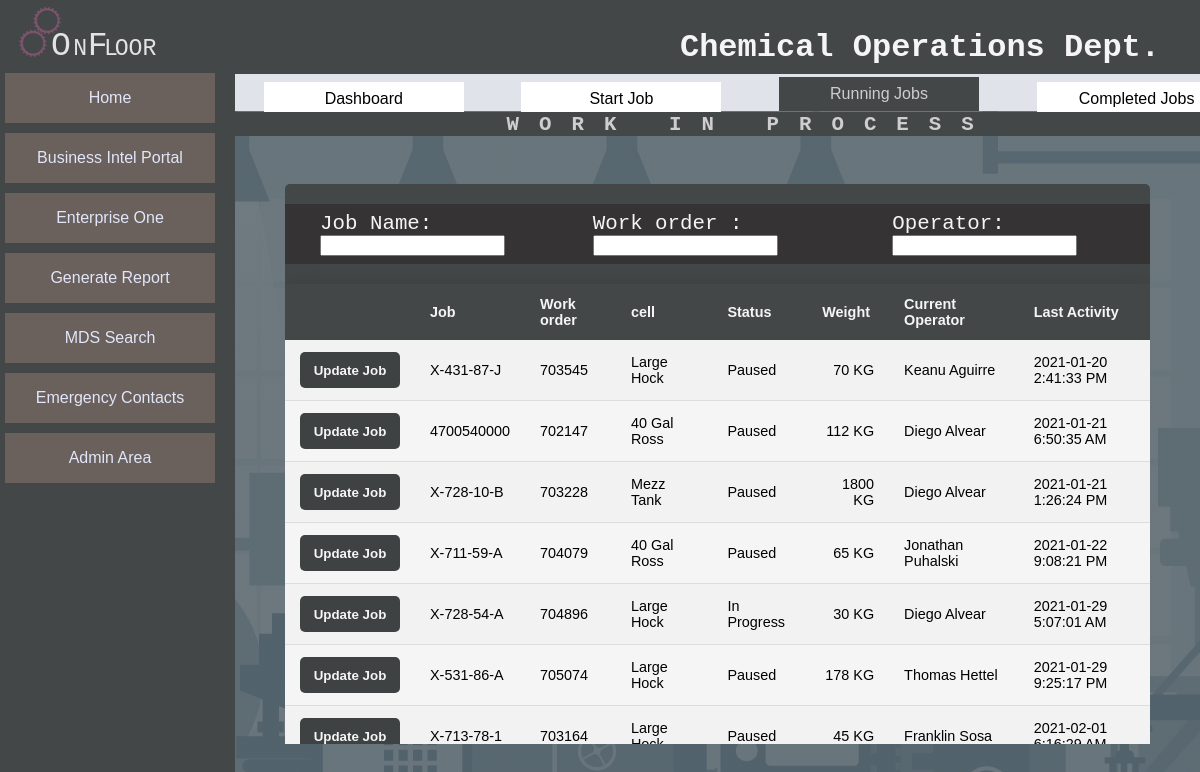
/runningjobs/, run on an earlier commit of the app's database.
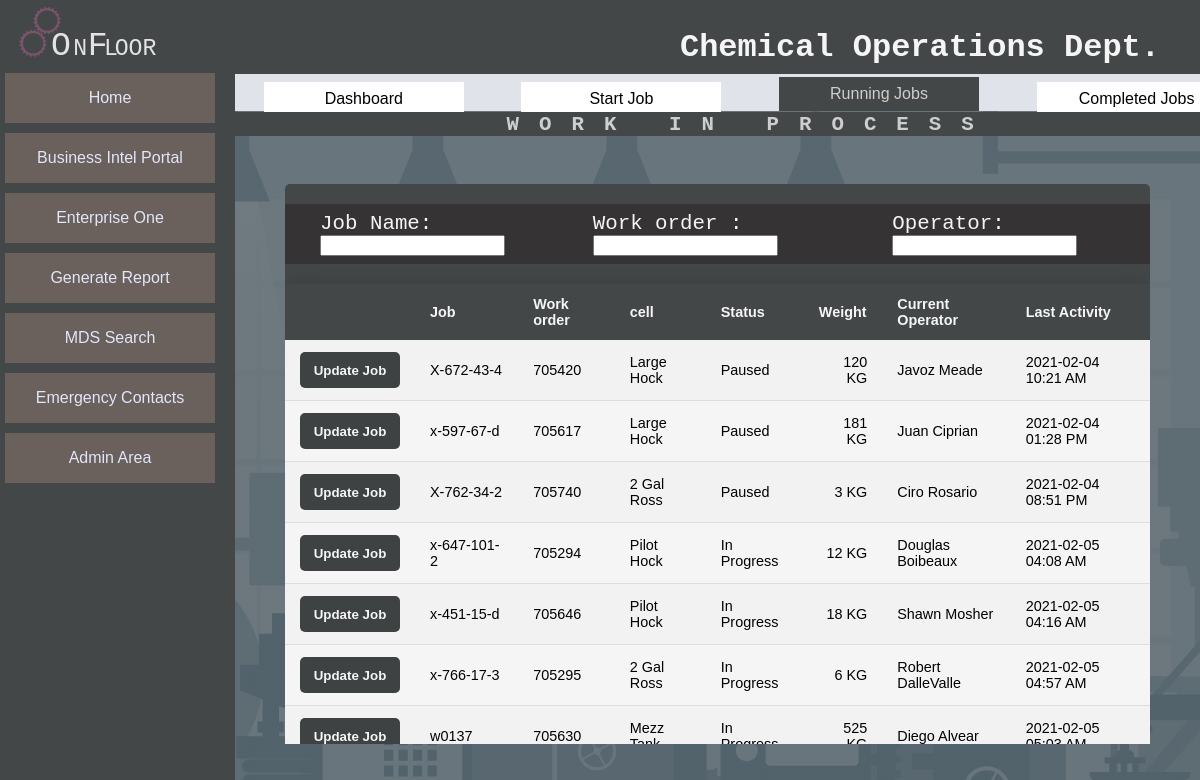
And on a later commit of the database.
### tables this page shows
CREATE TABLE `Job_Record` (
	`Job_ID` INTEGER NOT NULL PRIMARY KEY AUTOINCREMENT,
	`Job` TEXT,
	`Work_Order` TEXT,
	`Job_Weight`  INTEGER NOT NULL,
	`Work_Cell`  INTEGER NOT NULL,
	`Job_Type`  INTEGER NOT NULL,
	`Job_Status` INTEGER NOT NULL,
	`Start_Time` TEXT,
	`Notes` TEXT,
	`In-Process_Testing` INEGER,
	`Pre_Adjustment` INTEGER,
	`End_Time` TEXT,
	`Total_Operations` INTEGER,
	`Start_Date` TEXT,
	`End_Date` TEXT,
	`Last_Operation` INTEGER
);

### app.py (the view, shortened to what this page needs)
@app.route("/runningjobs/", methods=['POST','GET'])
def runningJobs():
    page = "WORK IN PROCESS"
    jobList = DB.getRunningJobsList()
    jobs = []
    for job in jobList:
        jobs.append({
            'jobID':job[0],
            'job':job[1],
            'workorder':job[2],
            'cell':job[3],
            'status':job[4],
            'weight':job[5],
            'operator':job[7],
            'timestamp':job[8],})
    return render_template('runningjobs.html', jobs=jobs, page=page)

### data/DB.py (called while the page is built)
def make_connection():
    connection_String = "C:\\Users\\stephenb\\Desktop\\project x\\data\\JT_DATA.db" #work
    return sqlite3.connect(connection_String)

def end_connection(conn):
    conn.close()

def getRunningJobsList():
    conn = make_connection()
    c = conn.cursor()
    SQL = Q.SelectRunningJobList()
    c.execute(SQL)
    items = c.fetchall()
    end_connection(conn)
    return items

### data/SQL.py (called while the page is built)
def SelectRunningJobList():
    SQL = "SELECT jr.Job_ID, jr.Job, jr.Work_Order, wc.Cell, js.Status, Job_Weight AS [Weight], "
    SQL += "MAX(a.Activity_ID) AS [Activity ID], o.First_Name || ' '|| o.Last_Name AS [Current Operator], "
    SQL += "a.Activity_Date ||' '|| a.Activity_Time AS [Last Activity] "
    SQL += "FROM Job_Record jr JOIN Activity a on a.Job_Id = jr.Job_ID "
    SQL += "JOIN Work_Cells wc ON wc.Cell_ID = jr.Work_Cell "
    SQL +=  "JOIN Job_Status js ON js.Status_ID = jr.Job_Status "
    SQL +=  "JOIN Operators o On a.Operator = o.Operator_ID "
    SQL += "WHERE jr.Job_Status IN (1,3,7) "
    SQL += "GROUP BY a.Job_Id;"
    return SQL

### templates/runningjobs.html (shortened to what this page needs)
{% extends "layout.html"%}
{% block body%}
        <div class="content-row-table">
            <div class='table-header-running-jobs'>
                <form action="#">
                 <div>
                    <label for="filter1">Job Name: </label>
                    <input type="text" id='filter1'>
                 </div>
                 <div>
                    <label for="filter1">Work order : </label>
                    <input type="text" id='filter1'>
                 </div>
                 <div>
                    <label for="filter1">Operator: </label>
                    <input type="text" id='filter1'>
                 </div>
                </form>
            </div>
            <table class="Job-list-table">
               <thead>
                <tr>
                    <th></th>
                    <th>Job</th>
                    <th>Work order</th>
                    <th>cell</th>
                    <th>Status</th>
                    <th>Weight</th>
                    <th>Current Operator</th>
                    <th>Last Activity</th>
                </tr>
            </thead>
               <div class="table-body">
                    <tbody>
                        {% for job in jobs  %}
                        <tr>
                        <td class="tbl-link">
                            <form action="" method="POST">
                                <input class="table-sub-button" type="submit" name="" value='Update Job'/>
                            </form>
                        </td>
                            <td>{{job['job']}}</td>
                            <td>{{job['workorder']}}</td>
                            <td>{{job['cell']}}</td>
                            <td>{{job['status']}}</td>
                            <td style="text-align: right;">{{job['weight']}} KG</td>
                            <td>{{job['operator']}}</td>
                            <td>{{job['timestamp']}}</td>
                        </tr>
                     {% endfor %}
                    </tbody>
                </div>
            </table>
    </div>
      {% endblock %}

What changed in the data, as far as the page shows it:
no longer on this page (row edited): Job_Record: job "X-431-87-J", workorder "703545", cell "Large Hock", status "Paused", weight "70", operator "Keanu Aguirre", timestamp "2021-01-20 2:41:33 PM"
no longer on this page (row edited): Job_Record: job "4700540000", workorder "702147", cell "40 Gal Ross", status "Paused", weight "112", operator "Diego Alvear", timestamp "2021-01-21 6:50:35 AM"
no longer on this page (row edited): Job_Record: job "X-728-10-B", workorder "703228", cell "Mezz Tank", status "Paused", weight "1800", operator "Diego Alvear", timestamp "2021-01-21 1:26:24 PM"
no longer on this page (row edited): Job_Record: job "X-711-59-A", workorder "704079", cell "40 Gal Ross", status "Paused", weight "65", operator "Jonathan Puhalski", timestamp "2021-01-22 9:08:21 PM"
no longer on this page (row edited): Job_Record: job "X-728-54-A", workorder "704896", cell "Large Hock", status "In Progress", weight "30", operator "Diego Alvear", timestamp "2021-01-29 5:07:01 AM"
no longer on this page (row edited): Job_Record: job "X-531-86-A", workorder "705074", cell "Large Hock", status "Paused", weight "178", operator "Thomas Hettel", timestamp "2021-01-29 9:25:17 PM"
no longer on this page (row edited): Job_Record: job "X-713-78-1", workorder "703164", cell "Large…", status "Paused", weight "45", operator "Franklin Sosa", timestamp "2021-02-01…"
added Job_Record: job "X-672-43-4", workorder "705420", cell "Large Hock", status "Paused", weight "120", operator "Javoz Meade", timestamp "2021-02-04 10:21 AM"
added Job_Record: job "x-597-67-d", workorder "705617", cell "Large Hock", status "Paused", weight "181", operator "Juan Ciprian", timestamp "2021-02-04 01:28 PM"
added Job_Record: job "X-762-34-2", workorder "705740", cell "2 Gal Ross", status "Paused", weight "3", operator "Ciro Rosario", timestamp "2021-02-04 08:51 PM"
added Job_Record: job "x-647-101-2", workorder "705294", cell "Pilot Hock", status "In Progress", weight "12", operator "Douglas Boibeaux", timestamp "2021-02-05 04:08 AM"
added Job_Record: job "x-451-15-d", workorder "705646", cell "Pilot Hock", status "In Progress", weight "18", operator "Shawn Mosher", timestamp "2021-02-05 04:16 AM"
added Job_Record: job "x-766-17-3", workorder "705295", cell "2 Gal Ross", status "In Progress", weight "6", operator "Robert DalleValle", timestamp "2021-02-05 04:57 AM"
added Job_Record: job "w0137", workorder "705630", cell "Mezz…", status "In…", weight "525", operator "Diego Alvear", timestamp "2021-02-05…"
